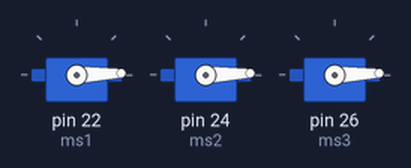
The sketch below on a simulated Arduino Mega 2560, built with avr-gcc and run on an emulated ATmega2560. Parts: 3 × servo.

Above: at 0.05 s.
At 1.35 s:
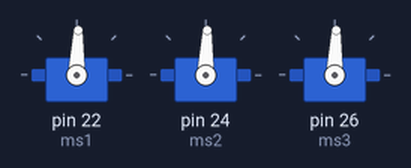
At 2.0 s:
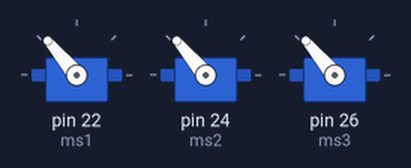
At 2.65 s:
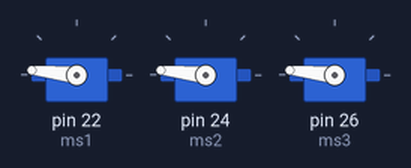
At 3.95 s:
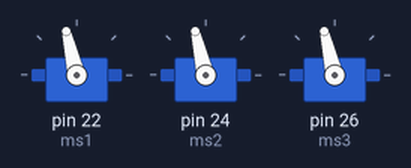
At 5.25 s:
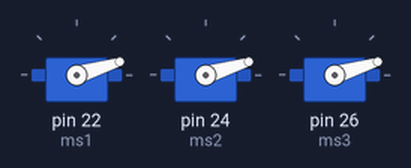
Timing chart, 0 to 7.2 s (numbered marks = the images above):
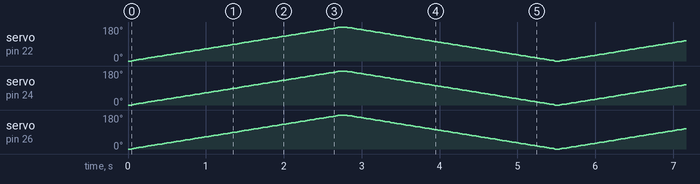

The sketch:

servo_algorism.ino
```cpp
void setup() {
  Serial.begin(115200);

  servocontrol1_setup();
  servocontrol2_setup();
  servocontrol3_setup();

//  ms.attach(24);
//  ms.write(0);

}

void loop() {
  servocontrol1_loop();
  servocontrol2_loop();
  servocontrol3_loop();


}
```

servo_control1.ino
```cpp
#include<Servo.h>
Servo ms1;

long pwm_s1 = 0;
long interval_s1 = 15;
int angle_s1 = 0,dir_s1 = 1;

void servocontrol1_setup(){
  ms1.attach(22);
  ms1.write(0);
}
void servocontrol1_loop(){

  unsigned long crmil_s1 = millis();
  if((crmil_s1 - pwm_s1) >= interval_s1){
    pwm_s1 = crmil_s1;
    if(dir_s1 == 1 && angle_s1 <= 180) {ms1.write(angle_s1);angle_s1 ++;}
    else if(dir_s1 == 0 && angle_s1 >= 0){ms1.write(angle_s1);angle_s1 --;}
    else if (angle_s1 > 180 || angle_s1 <0)  dir_s1 = (dir_s1==1?0:1);
  }
}
```

servo_control2.ino
```cpp
#include<Servo.h>
Servo ms2;

long pwm_s2 = 0;
long interval_s2 = 15;
int angle_s2 = 0,dir_s2 = 1;

void servocontrol2_setup(){
  ms2.attach(24);
  ms2.write(0);
}
void servocontrol2_loop(){

  unsigned long crmil_s2 = millis();
  if((crmil_s2 - pwm_s2) >= interval_s2){
    pwm_s2 = crmil_s2;
    if(dir_s2 == 1 && angle_s2 <= 180) {ms2.write(angle_s2);angle_s2 ++;}
    else if(dir_s2 == 0 && angle_s2 >= 0){ms2.write(angle_s2);angle_s2 --;}
    else if (angle_s2 > 180 || angle_s2 <0)  dir_s2 = (dir_s2==1?0:1);
  }
}
```

servo_control3.ino
```cpp
#include<Servo.h>
Servo ms3;

long pwm_s3 = 0;
long interval_s3 = 15;
int angle_s3 = 0,dir_s3 = 1;

void servocontrol3_setup(){
  ms3.attach(26);
  ms3.write(0);
}
void servocontrol3_loop(){

  unsigned long crmil_s3 = millis();
  if((crmil_s3 - pwm_s3) >= interval_s3){
    pwm_s3 = crmil_s3;
    if(dir_s3 == 1 && angle_s3 <= 180) {ms3.write(angle_s3);angle_s3 ++;}
    else if(dir_s3 == 0 && angle_s3 >= 0){ms3.write(angle_s3);angle_s3 --;}
    else if (angle_s3 > 180 || angle_s3 <0)  dir_s3 = (dir_s3==1?0:1);
  }
}
```
